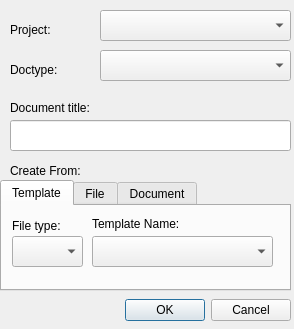
<ui version="4.0" >
 <class>New_Document_Dialog</class>
 <widget class="QDialog" name="New_Document_Dialog" >
  <property name="enabled" >
   <bool>true</bool>
  </property>
  <property name="geometry" >
   <rect>
    <x>0</x>
    <y>0</y>
    <width>294</width>
    <height>329</height>
   </rect>
  </property>
  <property name="windowTitle" >
   <string>Create Document</string>
  </property>
  <property name="modal" >
   <bool>true</bool>
  </property>
  <widget class="QDialogButtonBox" name="New_Document_Confirm" >
   <property name="geometry" >
    <rect>
     <x>80</x>
     <y>290</y>
     <width>211</width>
     <height>41</height>
    </rect>
   </property>
   <property name="orientation" >
    <enum>Qt::Horizontal</enum>
   </property>
   <property name="standardButtons" >
    <set>QDialogButtonBox::Cancel|QDialogButtonBox::Ok</set>
   </property>
  </widget>
  <widget class="QComboBox" name="Select_Project_Box" >
   <property name="geometry" >
    <rect>
     <x>100</x>
     <y>10</y>
     <width>191</width>
     <height>31</height>
    </rect>
   </property>
  </widget>
  <widget class="QComboBox" name="Select_Type_Box" >
   <property name="geometry" >
    <rect>
     <x>100</x>
     <y>50</y>
     <width>191</width>
     <height>31</height>
    </rect>
   </property>
  </widget>
  <widget class="QLineEdit" name="document_title" >
   <property name="geometry" >
    <rect>
     <x>10</x>
     <y>120</y>
     <width>281</width>
     <height>31</height>
    </rect>
   </property>
   <property name="dragEnabled" >
    <bool>true</bool>
   </property>
  </widget>
  <widget class="QLabel" name="Title_Label" >
   <property name="geometry" >
    <rect>
     <x>10</x>
     <y>100</y>
     <width>111</width>
     <height>16</height>
    </rect>
   </property>
   <property name="text" >
    <string>Document title:</string>
   </property>
  </widget>
  <widget class="QLabel" name="label_3" >
   <property name="geometry" >
    <rect>
     <x>10</x>
     <y>20</y>
     <width>64</width>
     <height>19</height>
    </rect>
   </property>
   <property name="text" >
    <string>Project:</string>
   </property>
  </widget>
  <widget class="QLabel" name="label_4" >
   <property name="geometry" >
    <rect>
     <x>10</x>
     <y>60</y>
     <width>64</width>
     <height>19</height>
    </rect>
   </property>
   <property name="text" >
    <string>Doctype:</string>
   </property>
  </widget>
  <widget class="QTabWidget" name="Create_From_Tab" >
   <property name="geometry" >
    <rect>
     <x>0</x>
     <y>180</y>
     <width>291</width>
     <height>111</height>
    </rect>
   </property>
   <property name="currentIndex" >
    <number>0</number>
   </property>
   <widget class="QWidget" name="Template" >
    <attribute name="title" >
     <string>Template</string>
    </attribute>
    <widget class="QLabel" name="label_6" >
     <property name="geometry" >
      <rect>
       <x>10</x>
       <y>10</y>
       <width>64</width>
       <height>19</height>
      </rect>
     </property>
     <property name="text" >
      <string>File type:</string>
     </property>
    </widget>
    <widget class="QLabel" name="label_7" >
     <property name="geometry" >
      <rect>
       <x>90</x>
       <y>10</y>
       <width>121</width>
       <height>16</height>
      </rect>
     </property>
     <property name="text" >
      <string>Template Name:</string>
     </property>
    </widget>
    <widget class="QComboBox" name="File_Type_Box" >
     <property name="geometry" >
      <rect>
       <x>10</x>
       <y>30</y>
       <width>71</width>
       <height>31</height>
      </rect>
     </property>
    </widget>
    <widget class="QComboBox" name="Template_Name_Box" >
     <property name="geometry" >
      <rect>
       <x>90</x>
       <y>30</y>
       <width>181</width>
       <height>31</height>
      </rect>
     </property>
    </widget>
   </widget>
   <widget class="QWidget" name="File" >
    <attribute name="title" >
     <string>File</string>
    </attribute>
    <widget class="QLabel" name="label_8" >
     <property name="geometry" >
      <rect>
       <x>10</x>
       <y>10</y>
       <width>151</width>
       <height>21</height>
      </rect>
     </property>
     <property name="text" >
      <string>Select File to add:</string>
     </property>
    </widget>
    <widget class="QPushButton" name="Open_File_Dialog" >
     <property name="geometry" >
      <rect>
       <x>250</x>
       <y>30</y>
       <width>31</width>
       <height>31</height>
      </rect>
     </property>
     <property name="text" >
      <string>...</string>
     </property>
    </widget>
    <widget class="QLineEdit" name="Selected_File_Name" >
     <property name="geometry" >
      <rect>
       <x>10</x>
       <y>30</y>
       <width>231</width>
       <height>31</height>
      </rect>
     </property>
     <property name="dragEnabled" >
      <bool>true</bool>
     </property>
    </widget>
   </widget>
   <widget class="QWidget" name="Document" >
    <attribute name="title" >
     <string>Document</string>
    </attribute>
    <widget class="QLabel" name="label" >
     <property name="geometry" >
      <rect>
       <x>10</x>
       <y>10</y>
       <width>101</width>
       <height>21</height>
      </rect>
     </property>
     <property name="text" >
      <string>Document Id:</string>
     </property>
    </widget>
    <widget class="QLineEdit" name="Document_Id" >
     <property name="geometry" >
      <rect>
       <x>10</x>
       <y>30</y>
       <width>171</width>
       <height>31</height>
      </rect>
     </property>
     <property name="dragEnabled" >
      <bool>true</bool>
     </property>
    </widget>
    <widget class="QLabel" name="label_5" >
     <property name="geometry" >
      <rect>
       <x>190</x>
       <y>10</y>
       <width>51</width>
       <height>19</height>
      </rect>
     </property>
     <property name="text" >
      <string>Issue:</string>
     </property>
    </widget>
    <widget class="QLineEdit" name="Issue" >
     <property name="geometry" >
      <rect>
       <x>190</x>
       <y>30</y>
       <width>71</width>
       <height>31</height>
      </rect>
     </property>
     <property name="dragEnabled" >
      <bool>true</bool>
     </property>
    </widget>
   </widget>
  </widget>
  <widget class="QLabel" name="label_9" >
   <property name="geometry" >
    <rect>
     <x>10</x>
     <y>160</y>
     <width>101</width>
     <height>21</height>
    </rect>
   </property>
   <property name="text" >
    <string>Create From:</string>
   </property>
  </widget>
 </widget>
 <resources/>
 <connections>
  <connection>
   <sender>New_Document_Confirm</sender>
   <signal>rejected()</signal>
   <receiver>New_Document_Dialog</receiver>
   <slot>close()</slot>
   <hints>
    <hint type="sourcelabel" >
     <x>316</x>
     <y>260</y>
    </hint>
    <hint type="destinationlabel" >
     <x>286</x>
     <y>274</y>
    </hint>
   </hints>
  </connection>
 </connections>
</ui>
